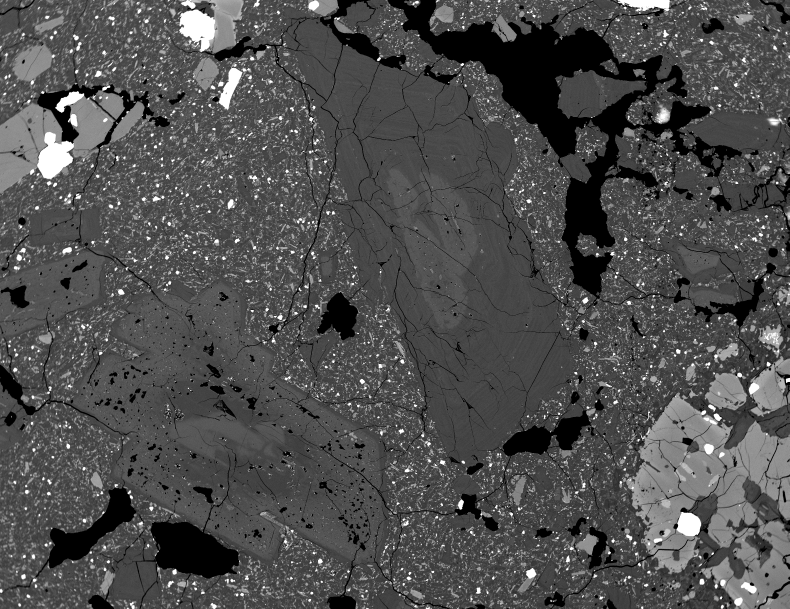
#> input picture ImageProcessing/data/1947-1_plg6.png, 2368 x 1826 px, found by its file name (shown at 1/3 size)
$ python blob_openCV.py   (older library calls are emulated)
#> lines starting #> are read from the running program, lines starting #| are printed output that depends on the picture; after the words box and inside, x2 and y2 are one past the last pixel; in counts of white or black regions, pixels touching at a corner belong together
# Import relevant libraries
import os

import numpy as np
import cv2

data_dir = '/home/long/PycharmProjects/EOS/ImageProcessing/data/'
code_dir = '/home/long/PycharmProjects/EOS/ImageProcessing/'
filename = os.path.join(data_dir, '1947-1_plg6.png')
print(filename)

# Read in image and convert to grayscale
im1 = cv2.imread(filename)
#> im1 is the input picture: shape (1826, 2368, 3); min 0, max 255, mean 78.6
im1 = cv2.cvtColor(im1, cv2.COLOR_BGR2GRAY)
#> im1: shape (1826, 2368)

# Adaptive Threshold
thresh = cv2.adaptiveThreshold(im1, 255,
                            adaptiveMethod=cv2.ADAPTIVE_THRESH_MEAN_C,
                            thresholdType=cv2.THRESH_BINARY_INV,
                            blockSize=21,
                            C=2)
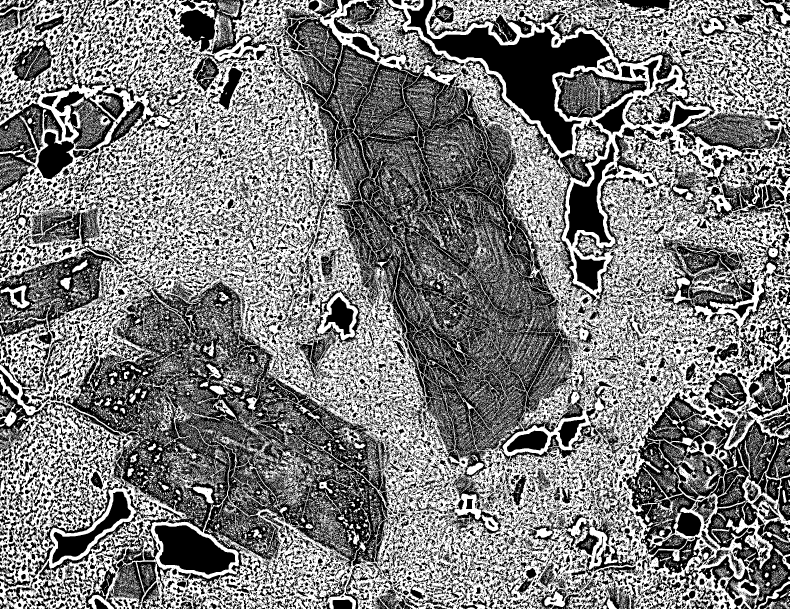
#> thresh: shape (1826, 2368) (shown at 1/3 size); 48.9% white; 40265 white regions (38160 under 20 px), largest, box (x1, y1, x2, y2) and area: (0, 0, 2368, 1826) 1788264, (495, 1353, 675, 1499) 5094, (454, 1153, 581, 1343) 4731

# Morphology to close gaps
se = cv2.getStructuringElement(cv2.MORPH_RECT, (15,15))
out = cv2.morphologyEx(thresh, cv2.MORPH_CLOSE, se)
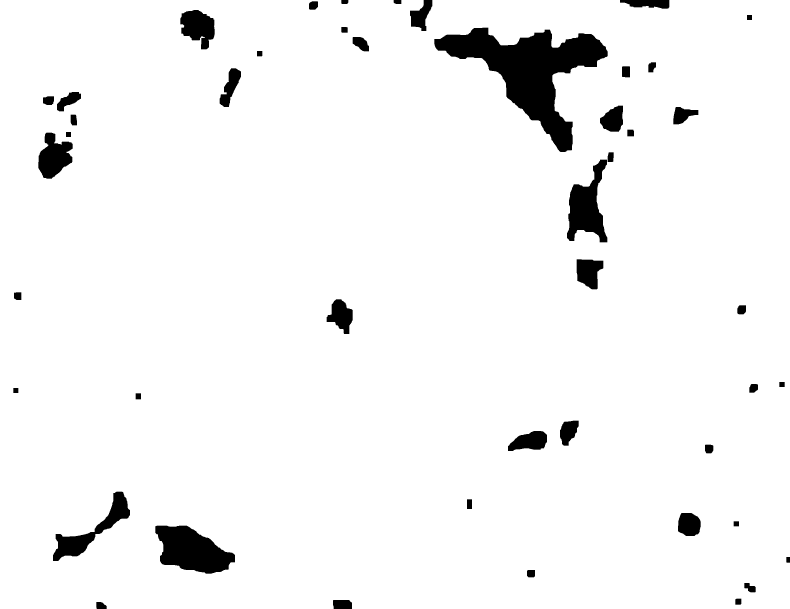
#> out: shape (1826, 2368) (shown at 1/3 size); 95.6% white; 46 black regions, largest, box (x1, y1, x2, y2) and area: (1303, 83, 1823, 456) 69410, (466, 1577, 705, 1721) 22430, (1701, 479, 1822, 727) 15887

# Find holes
mask = np.zeros_like(im1)
cv2.floodFill(out[1:-1,1:-1].copy(), mask, (0,0), 255)
mask = (1 - mask).astype('bool')

# Fill holes
out[mask] = 255
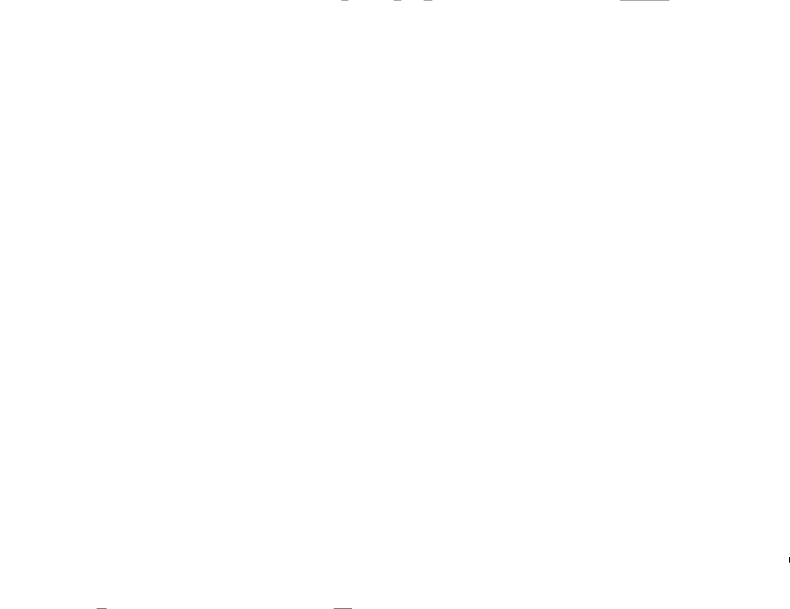
#> out: shape (1826, 2368) (shown at 1/3 size); 100% white; black in thin lines or dots, all inside (x1, y1, x2, y2) = (290, 0, 2368, 1826)

# Find contours
_, contours,_ = cv2.findContours(out.copy(),
                              cv2.RETR_EXTERNAL,
                              cv2.CHAIN_APPROX_NONE)
#> contours = 1 contour; box (x1, y1, x2, y2) and area: (0, 0, 2368, 1826) 4319455

# Filter out contours with less than certain area
area = 50000
filtered_contours = filter(lambda x: cv2.contourArea(x) > area,
                           contours)

# Draw final contours
final = np.zeros_like(im1)
try:
    cv2.drawContours(final, filtered_contours, -1, 255, -1)
except:
    print("value doesn't exist yet")
cv2.imshow('Shapes', final)
cv2.waitKey(0)
cv2.destroyAllWindows()
cv2.imwrite('train1_final.png', final)
